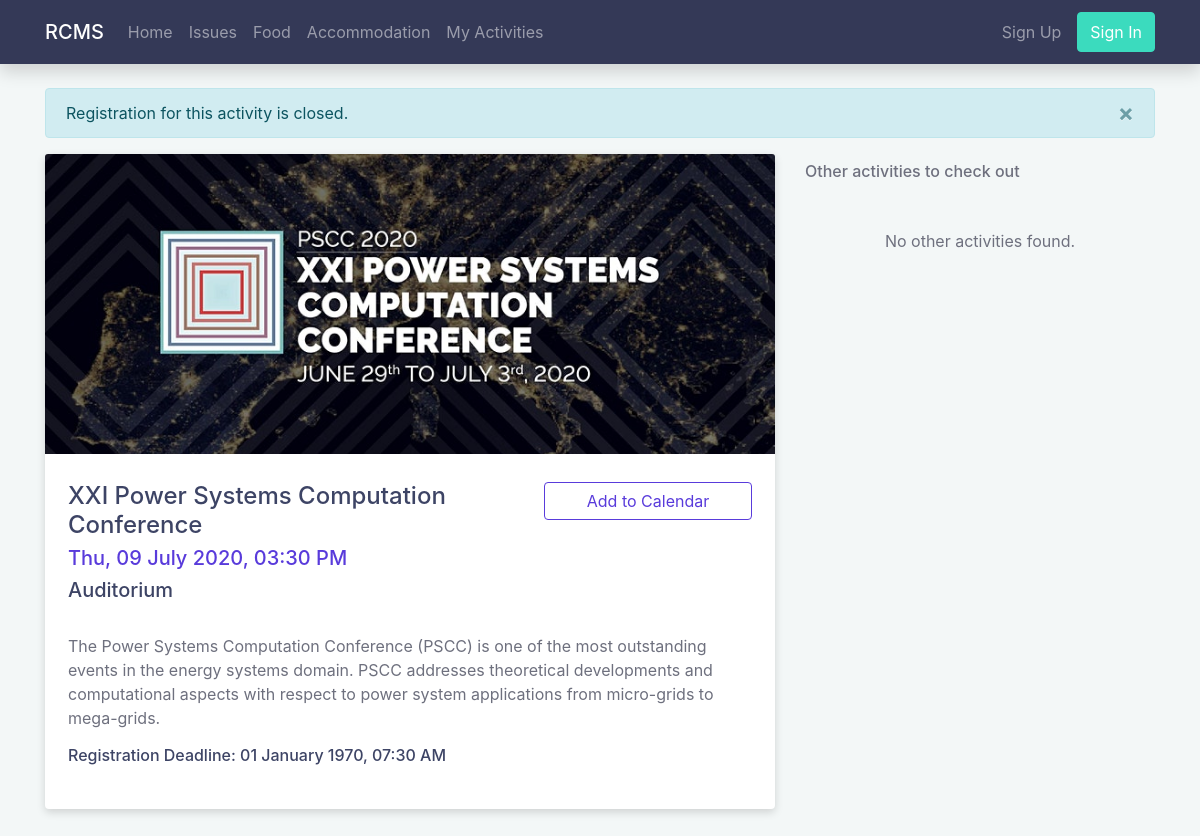
Page /activities/3 on the earlier database version.
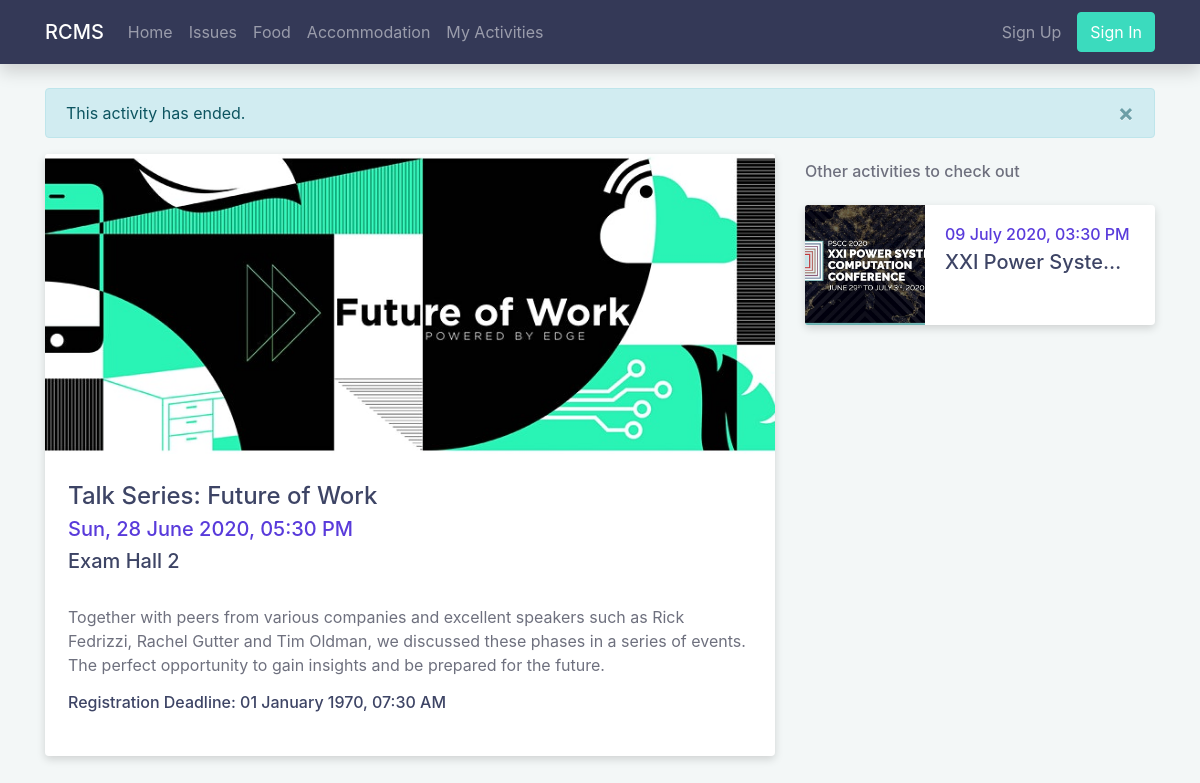
Same page on the later database version.
### tables this page shows
CREATE TABLE activity
(
    id            INTEGER UNSIGNED AUTO_INCREMENT PRIMARY KEY,
    name          VARCHAR(200)  NOT NULL,
    img           VARCHAR(2083) NOT NULL,
    venue         VARCHAR(200)  NOT NULL,
    description   VARCHAR(5000) NOT NULL,
    activity_date DATETIME      NOT NULL
);

### src/models/Database.php (called while the page is built, shortened)
<?php
class Database
{
    private ?PDO $connection;
    private string $dbname;
    private string $username;
    private string $password;
    private string $host;
    private string $port;
    private string $charset;
    public function __construct(string $dbname, string $username, string $password, string $host = 'localhost', string $port = '3306', string $charset = 'utf8mb4')
    {
        $this->dbname = $dbname;
        $this->username = $username;
        $this->password = $password;
        $this->host = $host;
        $this->port = $port;
        $this->charset = $charset;
    }
    public function getConnection(): PDO
    {
        if (!isset($this->connection)) {
            $dsn = "mysql:dbname=$this->dbname;host=$this->host;port=$this->port;charset=$this->charset";
            $options = [
                PDO::ATTR_DEFAULT_FETCH_MODE => PDO::FETCH_ASSOC,
                PDO::ATTR_ERRMODE => PDO::ERRMODE_EXCEPTION,
                PDO::ATTR_EMULATE_PREPARES => false,
                PDO::MYSQL_ATTR_FOUND_ROWS => true,
            ];
            try {
                $this->connection = new PDO($dsn, $this->username, $this->password, $options);
            } catch (PDOException $e) {
                throw $e;
            }
        }
        return $this->connection;
    }
}

### src/models/ActivityModel.php (called while the page is built, shortened)
<?php
class ActivityModel
{
    private PDO $connection;
    public function __construct(PDO $connection)
    {
        $this->connection = $connection;
    }
    public function getAllExceptId(int $id): array
    {
        try {
            $stmt = $this->connection->prepare('SELECT * FROM activity WHERE NOT id = ? AND activity_date >= CURDATE() ORDER BY activity_date');
            $stmt->execute([$id]);
            $data = $stmt->fetchAll();
            if (!$data) {
                return array();
            }
            return $data;
        } catch (PDOException $exception) {
            error_log('ActivityModel: getAllExceptId: ' . $exception->getMessage()  . ' id: ' . $id);
            throw $exception;
        }
    }
    public function getById(int $id): array
    {
        try {
            $stmt = $this->connection->prepare('SELECT * FROM activity WHERE id = ?');
            $stmt->execute([$id]);
            $data = $stmt->fetch();
            return $data;
        } catch (PDOException $exception) {
            error_log('ActivityModel: getById: ' . $exception->getMessage() . ' id: ' . $id);
            throw $exception;
        }
    }
}

### src/modules/activity/activity-details.php (the view, shortened to what the changed rows need)
<?php
include '../src/templates/header.php';
include '../src/models/ActivityModel.php';
$matches = [];
preg_match('/^\/activities\/(\w+)\/?$/i', $_SERVER['REQUEST_URI'], $matches);
$activity_id = intval($matches[1]);
$not_found = false;
if ($activity_id != 0) {
    $db = new Database(DATABASE_NAME, DATABASE_USERNAME, DATABASE_PASSWORD);
    $server_err = false;
    $record = [];
    try {
        $activity_model = new ActivityModel($db->getConnection());
        $record = $activity_model->getById($activity_id);
    } catch (PDOException $exception) {
        $server_err = true;
    }
    if (!$not_found && !$server_err) {
        $other_activities = [];
        try {
            $other_activities = $activity_model->getAllExceptId($activity_id);
        } catch (PDOException $exception) {
        }
    }
} else {
    $not_found = true;
}
?>
<main class="container">
    <?php if (!$not_found) : ?>
        <?php if (!$server_err) : ?>
            <?php if (date("Y-m-d H:i:s") >= $record['activity_date']): ?>
                <div class="alert alert-info alert-dismissible fade show" role="alert">
                    This activity has ended.
                    <button type="button" class="close" data-dismiss="alert">
                        <span>&times;</span>
                    </button>
                </div>
            <?php elseif (date("Y-m-d H:i:s") >= $record['registration_deadline']): ?>
                <div class="alert alert-info alert-dismissible fade show" role="alert">
                    Registration for this activity is closed.
                    <button type="button" class="close" data-dismiss="alert">
                        <span>&times;</span>
                    </button>
                </div>
            <?php endif; ?>
            <div class="row">
                <div class="col-lg-8">
                    <div class="card sticky-top">
                        <div class="position-relative">
                            <img class="card-img-top card-img-300" src="<?= $record['img'] ?>">
                        </div>
                        <div class="card-body px-2">
                            <div class="container">
                                <div class="row pt-2 pb-3">
                                    <div class="col-md-8 m-auto align-items-center ">
                                        <h4 class="text-primary card-title"><?= $record['name'] ?></h4>
                                        <h5 class="text-primary-purple card-subtitle"><?= date('D, d F Y, h:i A ', strtotime($record['activity_date'])) ?></h5>
                                        <h5 class="text-primary mt-2"><?= $record['venue'] ?></h5>
                                    </div>
                                    <div class="col-md-4 pt-3 pt-md-0">
                                        <?php if (date("Y-m-d H:i:s") < $record['activity_date']): ?>
                                            <div title="Add to Calendar"
                                                 class="btn btn-outline-primary w-100 mb-3 addeventatc">
                                                Add to Calendar
                                            </div>
                                        <?php endif; ?>
                                    </div>
                                </div>
                                <div class="row">
                                    <div class="col">
                                        <p class="text-secondary"><?= $record['description'] ?></p>
                                        <h6 class="text-primary mt-3 mb-4">Registration
                                            Deadline: <?= date('d F Y, h:i A ', strtotime($record['registration_deadline'])) ?></h6>
                                    </div>
                                </div>
                            </div>
                        </div>
                    </div>
                </div>
                <div class="col-lg-4 mt-5 mt-lg-2">
                    <h6 class="text-secondary text-lg-left text-center">Other activities to check out</h6>
                    <?php if (!empty($other_activities)): ?>
                        <?php foreach ($other_activities as $activity): ?>
                            <div class="card raised-card flex-row mt-4">
                                <img class="card-img-left" src="<?= $activity['img'] ?>">
                                <div class="card-body details-sm">
                                    <h6 class="card-title text-truncate text-primary-purple "><?= date('d F Y, h:i A ', strtotime($activity['activity_date'])) ?></h6>
                                    <h5 class="card-subtitle text-truncate text-primary"><?= $activity['name'] ?></h5>
                                </div>
                            </div>
                        <?php endforeach; ?>
                    <?php else: ?>
                        <p class="text-center text-secondary my-5">No other activities found.</p>
                    <?php endif; ?>
                </div>
            </div>
        <?php else: include '../src/templates/server_err.php'; endif; ?>
    <?php else : include '../src/templates/404.php'; endif; ?>
</main>
<?php include '../src/templates/footer.php' ?>

Differences in the rows shown:
changed activity: img: a different picture; name "XXI Power Systems Computation Conference" → "Talk Series: Future of Work"; activity_date "Thu, 09 July 2020, 03:30 PM" → "Sun, 28 June 2020, 05:30 PM"; venue "Auditorium" → "Exam Hall 2"; description "The Power Systems Computation Conference (PSCC) is one of the most outstanding events in the energy systems domain. PSCC addresses theoretical developments and computational aspects with respect to power system applications from micro-grids to mega-grids." → "Together with peers from various companies and excellent speakers such as Rick Fedrizzi, Rachel Gutter and Tim Oldman, we discussed these phases in a series of events. The perfect opportunity to gain insights and be prepared for the future."
now on this page (row edited): activity: img (picture), activity_date "09 July 2020, 03:30 PM", name "XXI Power Syste…"
Other differences:
text no longer shown: "Registration for this activity is closed. Add to Calendar No other activities found."
text now shown: "This activity has ended."
